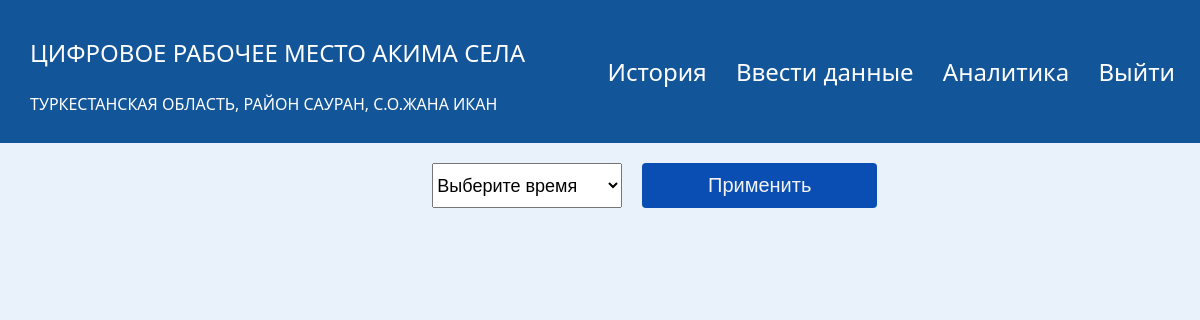
The app's page /account (signed in) with its own data.
### app/models.py (models this page shows, shortened)
class User(db.Model, UserMixin):
   id = db.Column(db.Integer, primary_key = True)
   login = db.Column(db.String(250), unique=True)
   kato_2 = db.Column(db.String(1024))
   kato_2_name = db.Column(db.String(1024))
   kato_4 = db.Column(db.String(1024))
   kato_4_name = db.Column(db.String(1024))
   kato_6 = db.Column(db.String(1024), unique=True)
   kato_6_name = db.Column(db.String(1024))
   password = db.Column(db.String(250))
   is_district = db.Column(db.Boolean)
   is_obl = db.Column(db.Boolean)

### app/routes.py (the view, shortened to what this page needs)
@app.route('/account', methods=['POST', 'GET'])
@login_required
def account():
    filterhistory = FilterHistory()
    form = FormDataForm()
    filterhistory.set_history_date_choices(current_user.id)
    if request.method == 'GET':
        return render_template('account.html', title = 'Личный кабинет', filterhistory=filterhistory,str=str,form=form,measurement_units=measurement_units, user=current_user)

### app/forms.py
class FilterHistory(FlaskForm):
    history_date = SelectField(choices=[])
    def set_history_date_choices(self, id):
        choices = [(i.modified_date, i.modified_date.strftime('%Y-%m-%d %H:%M:%S')) for i in Form_old.query.filter_by(user_id=id).all()]
        choices.insert(0, ('', 'Выберите время'))
        self.history_date.choices = choices
    submit = SubmitField('Применить')

### app/routes.py (called while the page is built)
@login_manager.user_loader
def load_user(user_id):
    return User.query.get(int(user_id))

### app/templates/account.html (shortened to what this page needs)
{% extends "base.html" %} {% block title %}Аккаунт{% endblock %}
{% block content %}
<link rel="stylesheet" href="{{ url_for('static', filename='account.css') }}" />
<body>
    <main>
        <div class="acc-content">
            {% if not formdata %}
            <form class="selector" method='POST'>
                {{ filterhistory.history_date }}
                {{ filterhistory.submit }}
            </form>
            {% endif %}
        </div>
    </main>
</body>
{% endblock %}

### app/templates/base.html (shortened to what this page needs)
<!DOCTYPE html>
<html lang="ru">
<head>
  <link rel="stylesheet" href="{{ url_for('static', filename='base.css') }}">
</head>
<div class="content">
  <nav class="head">
    <div class="logo_block">
    {% if user.is_authenticated %}
        {% if user.is_obl %}
        <div>
          <p class="logo_text">Цифровое Рабочее место Акима области</p>
         <p class="logo_text_under">{{ user.kato_2_name }}</p>
        </div>
        {% elif user.is_district %}
            <div>
                <p class="logo_text">Цифровое Рабочее место Акима района</p>
               <p class="logo_text_under">{{ user.kato_4_name }}</p>
            </div>
       {% else %}
            <div>
                <p class="logo_text">Цифровое Рабочее место Акима села</p>
                <p class="logo_text_under">{{ user.kato_2_name }}, {{ user.kato_4_name }}, {{ user.kato_6_name }}</p>
            </div>
       {% endif %}
    {% endif %}
    </div>
    <div>
      {% if user.is_authenticated %}
      {% if user.is_district %}
      <a class="nav_link" id="portfolio" href="{{ url_for('region_akim') }}">Анкеты</a>
      {% else %}
      {% if not user.is_obl %}
      <a class="nav_link" id="portfolio" href="{{ url_for('account') }}">История</a>
      <a class="nav_link" id="portfolio" href="{{ url_for('edit_form') }}">Ввести данные</a>
      {% endif %}
      {% endif %}
      <a class="nav_link" id="portfolio" href="{{ url_for('dashboard_soc1') }}">Аналитика</a>
      <a class="nav_link" id="logout" href="{{ url_for('logout') }}">Выйти</a>
      {% else %}
      <a class="nav_link" id="login" href="{{ url_for('login') }}">Войти</a>
      {% endif %}
    </div>
  </nav>
  <div class="container">{% block content %} {% endblock %}</div>
</div>
</html>

### app/static/base.css (style rules this page uses)
body { margin: 0; background-color: rgba(215, 231, 248, 0.53); font-family: Montserrat, "Segoe UI", Tahoma, Geneva, Verdana, sans-serif; }
.content { width: 100%; }
.head { display: flex; width: 100%; justify-content: space-between; height: fit-content; align-items: center; background-color: #125599; padding-bottom: 12px; padding-top: 12px; }
.logo_block { display: flex; align-items: center; }
.logo_text { font-size: x-large; color: #fff; margin-left: 30px; text-transform: uppercase; }
.logo_text_under { font-size: medium; color: #fff; margin-left: 30px; text-transform: uppercase; }
.nav_link { font-size: x-large; color: #fff; text-decoration: none; padding-right: 25px; }

### app/static/account.css (style rules this page uses)
body { font-family: Montserrat, "Segoe UI", Tahoma, Geneva, Verdana, sans-serif; margin: 0; place-items: center; min-height: 100vh; }
.acc-content { width: 80%; margin: 20px auto; display: flex; flex-direction: column; gap: 25px; }
.selector { display: flex; margin: 0 auto; }
form input { padding:10px; background-color: rgb(11, 78, 179); color: #f3f3f3; font-size: 20px; border-radius: 0.25rem; cursor: pointer; transition: 0.3s; border: 1px solid transparent; margin-left: 20px; min-width: 70%; }
form select { font-size: 18px; cursor: pointer; }

### records on screen
User: kato_2_name "ТУРКЕСТАНСКАЯ ОБЛАСТЬ", kato_4_name "РАЙОН САУРАН", kato_6_name "С.О.ЖАНА ИКАН"
